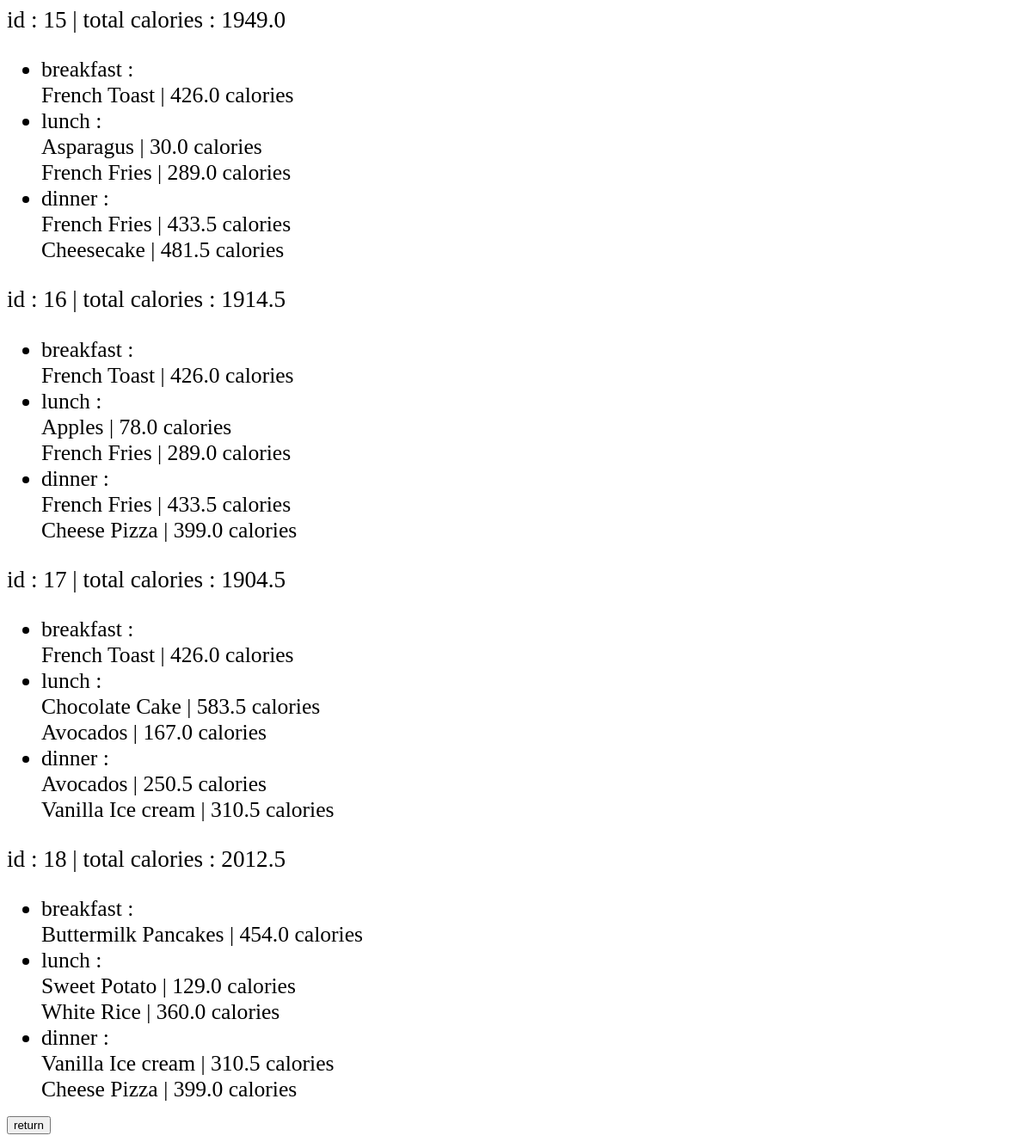
The page /recipe/past/ (signed in) on the database as committed earlier.
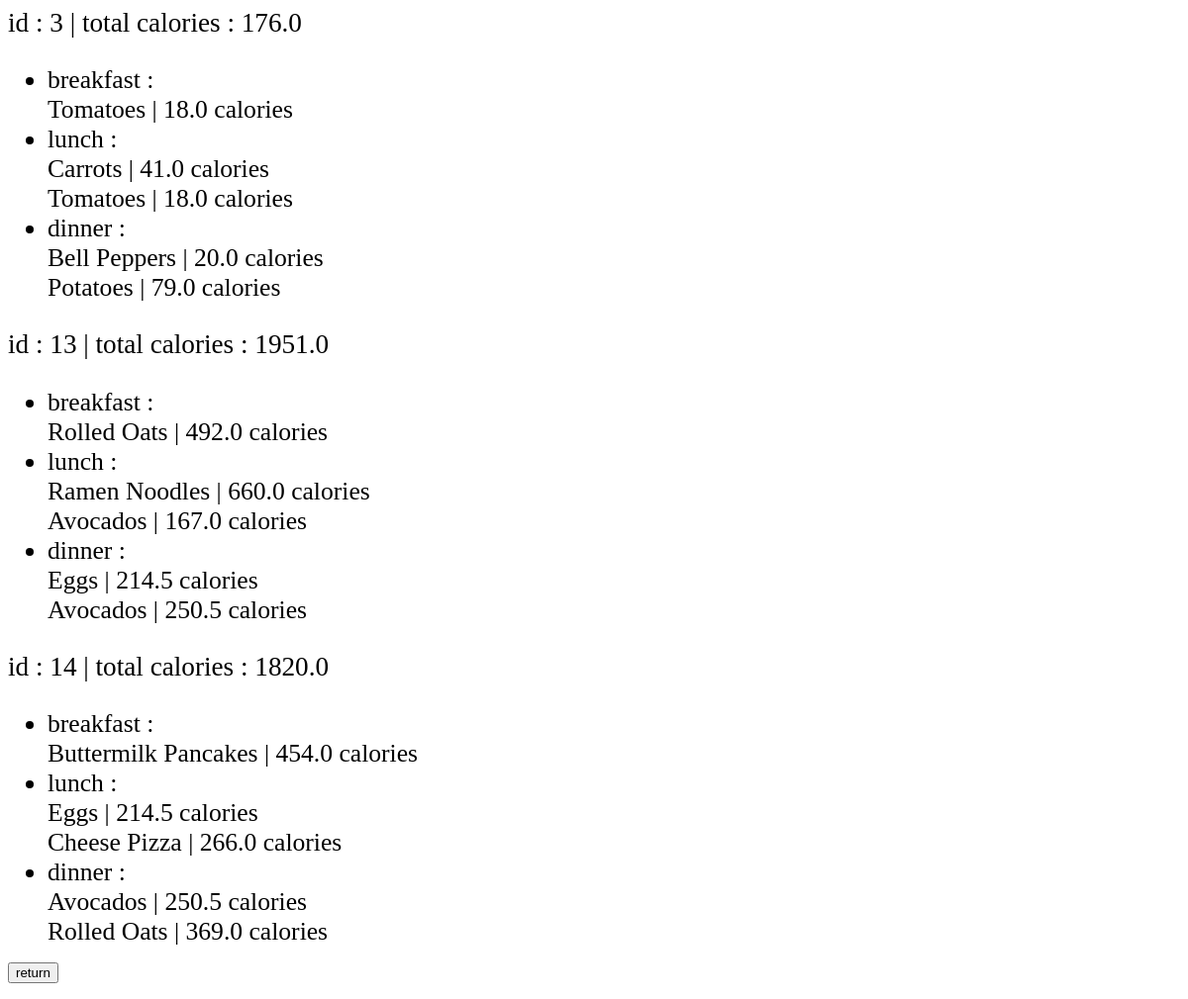
The same page on the database as committed later.
### main/models.py (models this page shows, shortened)
class recipeTable(models.Model):
    user = models.CharField(max_length = 50, default = '')
    totalCal = models.FloatField(default = 0)
    foodItem1 = models.CharField(max_length=125, null=True)
    cal1 = models.FloatField(default=0)
    foodItem2 = models.CharField(max_length=125, null=True)
    cal2 = models.FloatField(default=0)
    foodItem3 = models.CharField(max_length=125, null=True)
    cal3 = models.FloatField(default=0)
    foodItem4 = models.CharField(max_length=125, null=True)
    cal4 = models.FloatField(default=0)
    foodItem5 = models.CharField(max_length=125, null=True)
    cal5 = models.FloatField(default=0)
    class Meta:
        indexes = [
           models.Index(fields=['user']),
        ]

### main/views.py (the view)
# urls.py: path('recipe/past/', pastRecipe),
def pastRecipe(request):
   currentUser = request.user
   personId = currentUser.username
   recipeInfo = recipeTable.objects.raw('SELECT * FROM main_recipeTable WHERE user = %s ORDER BY id', [personId])
   return render(request, 'past_recipe.html', {'recipeInfo' : recipeInfo})

### templates/past_recipe.html
<html>
    {% for info in recipeInfo %}
    <p style="font-size:170%;">id : {{info.id}}  | total calories : {{info.totalCal}}</p>
    <ul>
        <li style="font-size:160%;">breakfast : <br> {{info.foodItem1}} | {{info.cal1}} calories</li>
        <li style="font-size:160%;">lunch : <br> {{info.foodItem2}} | {{info.cal2}} calories<br>{{info.foodItem3}} | {{info.cal3}} calories
        <li style="font-size:160%;">dinner : <br> {{info.foodItem4}} | {{info.cal4}} calories<br>{{info.foodItem5}} | {{info.cal5}} calories
    </ul>
    {% endfor %}
    <form action = "/recipe/" methond = "Post">{% csrf_token %}
        <input type = "submit" value = "return">
    </form>
</html>

Rows that differ between the two databases and show on the page:
removed recipeTable: id "15", totalCal "1949.0", foodItem1 "French Toast", cal1 "426.0", foodItem2 "Asparagus", cal2 "30.0", foodItem3 "French Fries", cal3 "289.0", foodItem4 "French Fries", cal4 "433.5", foodItem5 "Cheesecake", cal5 "481.5"
removed recipeTable: id "16", totalCal "1914.5", foodItem1 "French Toast", cal1 "426.0", foodItem2 "Apples", cal2 "78.0", foodItem3 "French Fries", cal3 "289.0", foodItem4 "French Fries", cal4 "433.5", foodItem5 "Cheese Pizza", cal5 "399.0"
removed recipeTable: id "17", totalCal "1904.5", foodItem1 "French Toast", cal1 "426.0", foodItem2 "Chocolate Cake", cal2 "583.5", foodItem3 "Avocados", cal3 "167.0", foodItem4 "Avocados", cal4 "250.5", foodItem5 "Vanilla Ice cream", cal5 "310.5"
removed recipeTable: id "18", totalCal "2012.5", foodItem1 "Buttermilk Pancakes", cal1 "454.0", foodItem2 "Sweet Potato", cal2 "129.0", foodItem3 "White Rice", cal3 "360.0", foodItem4 "Vanilla Ice cream", cal4 "310.5", foodItem5 "Cheese Pizza", cal5 "399.0"
now on this page (row edited): recipeTable: id "3", totalCal "176.0", foodItem1 "Tomatoes", cal1 "18.0", foodItem2 "Carrots", cal2 "41.0", foodItem3 "Tomatoes", cal3 "18.0", foodItem4 "Bell Peppers", cal4 "20.0", foodItem5 "Potatoes", cal5 "79.0"
added recipeTable: id "13", totalCal "1951.0", foodItem1 "Rolled Oats", cal1 "492.0", foodItem2 "Ramen Noodles", cal2 "660.0", foodItem3 "Avocados", cal3 "167.0", foodItem4 "Eggs", cal4 "214.5", foodItem5 "Avocados", cal5 "250.5"
now on this page (row edited): recipeTable: id "14", totalCal "1820.0", foodItem1 "Buttermilk Pancakes", cal1 "454.0", foodItem2 "Eggs", cal2 "214.5", foodItem3 "Cheese Pizza", cal3 "266.0", foodItem4 "Avocados", cal4 "250.5", foodItem5 "Rolled Oats", cal5 "369.0"
